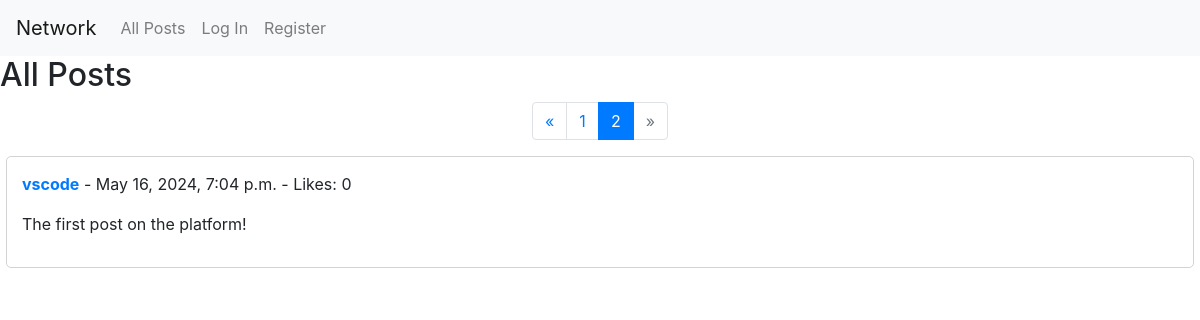
Screenshot of /?page=2 with the database file from the repository.
### network/models.py (models this page shows, shortened)
class Post(models.Model):
    user = models.ForeignKey(get_user_model(), on_delete=models.CASCADE, related_name='posts')
    content = models.TextField()
    timestamp = models.DateTimeField(auto_now_add=True)

class User(AbstractUser):
    pass

### network/views.py (the view)
# urls.py: path("", views.index, name="index"),
def index(request):
    posts_list = Post.objects.all().order_by('-timestamp')
    paginator = Paginator(posts_list, 10)
    page_number = request.GET.get('page')
    page_obj = paginator.get_page(page_number)
    return render(request, 'network/index.html', {'page_obj': page_obj})

### network/templates/network/index.html (shortened to what this page needs)
{% extends "network/layout.html" %}
{% block body %}
    <h2>All Posts</h2>
    {% if page_obj.has_other_pages %}
        <nav aria-label="Page navigation">
        <ul class="pagination justify-content-center">
            {% if page_obj.has_previous %}
                <li class="page-item">
                    <a class="page-link" href="?page={{ page_obj.previous_page_number }}">&laquo;</a>
                </li>
            {% else %}
                <li class="page-item disabled">
                    <a class="page-link" href="#" tabindex="-1" aria-disabled="true">&laquo;</a>
                </li>
            {% endif %}
            {% for i in page_obj.paginator.page_range %}
                {% if page_obj.number == i %}
                    <li class="page-item active" aria-current="page">
                    <a class="page-link" href="#">{{ i }}</a>
                    </li>
                {% else %}
                    <li class="page-item">
                    <a class="page-link" href="?page={{ i }}">{{ i }}</a>
                    </li>
                {% endif %}
            {% endfor %}
            {% if page_obj.has_next %}
                <li class="page-item">
                    <a class="page-link" href="?page={{ page_obj.next_page_number }}">&raquo;</a>
                </li>
            {% else %}
                <li class="page-item disabled">
                    <a class="page-link" href="#" tabindex="-1" aria-disabled="true">&raquo;</a>
                </li>
            {% endif %}
        </ul>
        </nav>
    {% endif %}
    {% for post in page_obj %}
        <div class="post-container" data-post-id="{{ post.id }}">
            <div class="post">
                <p>
                    <strong><a href="{% url 'profile' post.user.username %}">
                        {{ post.user.username }}</a></strong>
                    - {{ post.timestamp }} - Likes: 0
                </p>
                <p id="post-content-{{ post.id }}">{{ post.content }}</p>
            </div>
        </div>
    {% endfor %}
{% endblock %}

### network/static/network/styles.css (style rules this page uses)
.post { border: 1px solid lightgray; padding: 15px; margin-bottom: 10px; border-radius: 5px; max-width: 99vw; margin-left: auto; margin-right: auto; }

### rows the page displays
Post: user.username "vscode", timestamp "May 16, 2024, 7:04 p.m.", content "The first post on the platform!"

### other values shown
{{ i }} "1"
{{ i }} "2"
